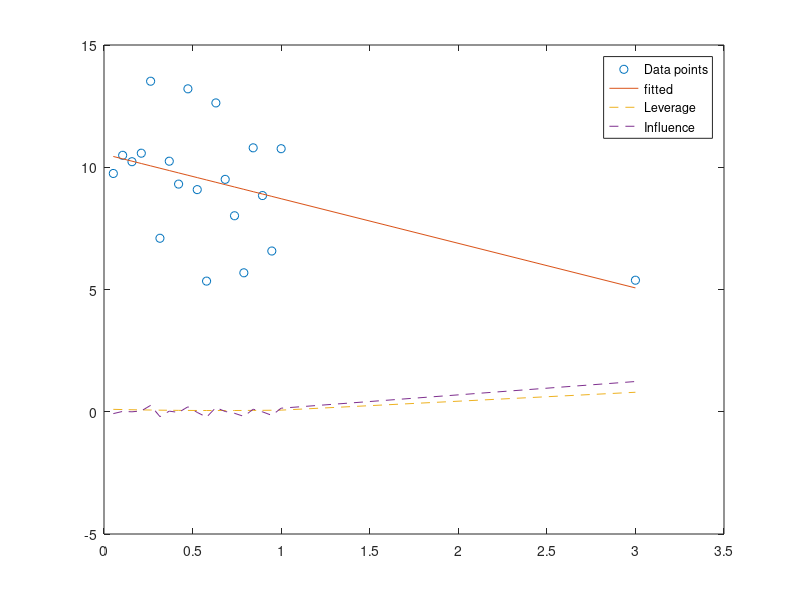

This figure's MATLAB source:
# this illustrates effect and detection of influential observations

n = 20;
x = (1:n-1)/(n-1);
x = x';
x = [x; 3]; # the last observation is an outlying value of x

x = [ones(n,1) x];
P = x*inverse(x'*x)*x';

beta = [10; -1];
e = 2*randn(n,1);
y = x*beta + e;


# The fit
yhat = P*y;

# calculate leverage and influence
leverage = diag(P);
e = y - yhat;
influence = (leverage ./ (1-leverage)) .* e;

xlabel("X");
x = x(:,2);
plot(x, y, "o;Data points;", x, yhat, "-;fitted;", x, leverage, "--;Leverage;", x, influence, "--;Influence;");
axis([0,3.5]);
data = [y x];
save -ascii influencedata data;
print("InfluentialObservation.svg", "-dsvg");
